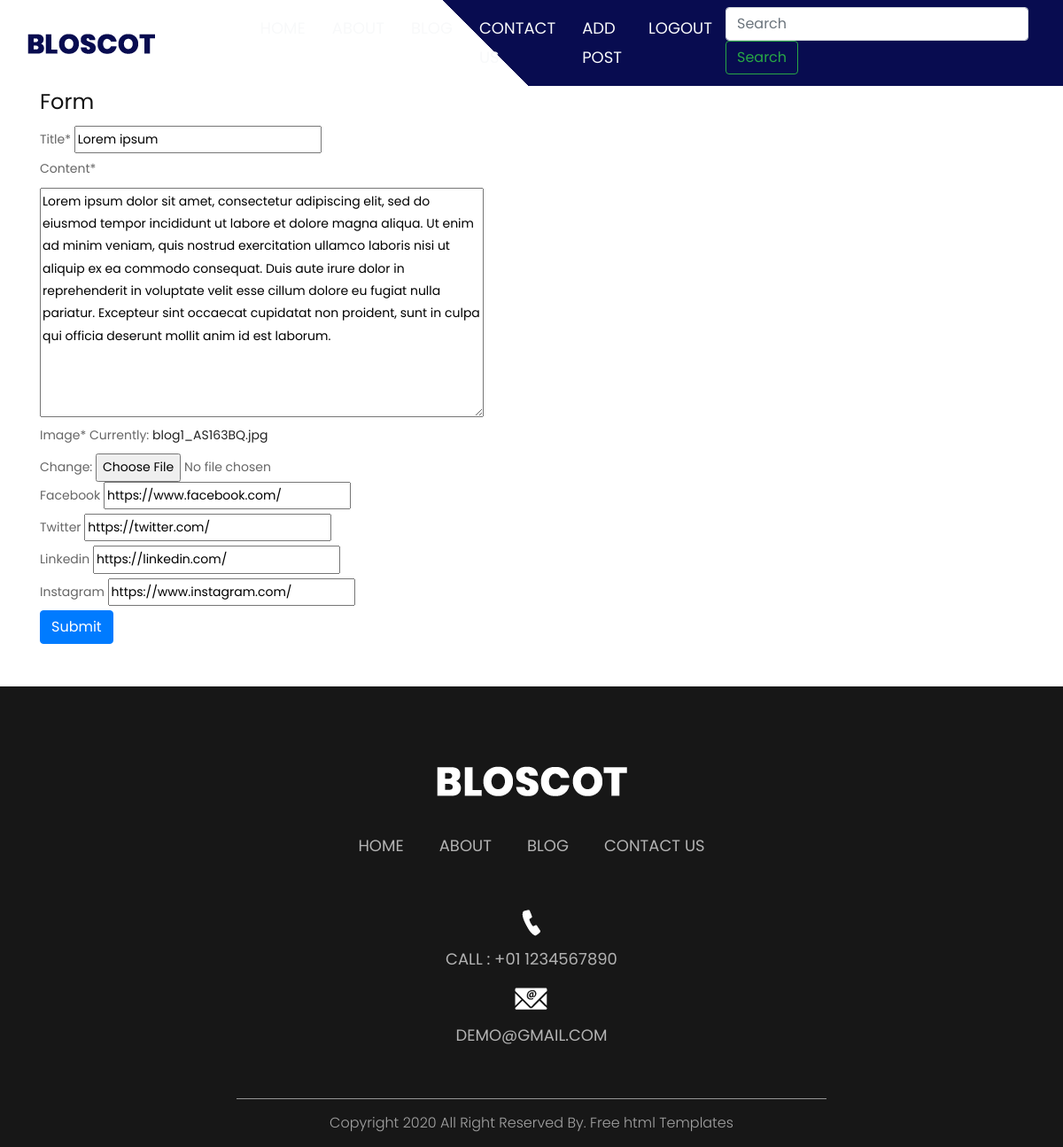
The app's page /post/lorem-ipsum-1/update (signed in) with its own data.
### post/models.py (models this page shows, shortened)
class Post(models.Model):
    title = models.CharField(max_length=100)
    slug = models.SlugField(max_length=110, unique=True, editable=False)
    content = models.TextField()
    publishing_date = models.DateTimeField(auto_now=True)
    image = models.ImageField(blank = False)
    facebook = models.URLField(max_length=100, blank=True)
    twitter = models.URLField(max_length=100, blank=True)
    linkedin = models.URLField(max_length=100, blank=True)
    instagram = models.URLField(max_length=100, blank=True)
    class Meta:
       ordering = ('-publishing_date', 'id')

### post/views.py (the view)
# urls.py: path('<slug:slug>/update', views.post_update, name="post_update"),
def post_update(request, slug):
    if not request.user.is_authenticated:
        return Http404()
    post = get_object_or_404(Post, slug=slug)
    form = PostForm(request.POST or None, request.FILES or None, instance = post)
    if form.is_valid():
        form.save()
        messages.success(request, 'Post was updated successfully')
        return HttpResponseRedirect(post.get_absolute_url())
    context = {
        'form' : form,
    }
    return render(request, 'form.html', context )

### post/forms.py
class PostForm(forms.ModelForm):
    class Meta:
        model = Post
        fields = [
            'title',
            'content',
            'image',
            'facebook',
            'twitter',
            'linkedin',
            'instagram',
        ]

### templates/form.html (shortened to what this page needs)
{% extends 'partials/base.html' %}
{% load crispy_forms_tags %}
{% load static %}
{% block content %}
    <div class="container">
        <div class="row">
            <div class="col-md-6 col-md-offset-3">
                <h1>Form</h1>
                <form method="POST" enctype="multipart/form-data">
                    {{ form|crispy }}
                    <input class ="btn btn-primary" type="submit" value="Submit">
                </form>
            </div>
        </div>
    </div>
{% endblock %}

### static/css/style.css (style rules this page uses)
* { box-sizing: border-box !important; transition: ease all 0.5s; }
html { scroll-behavior: smooth; }
body { color: #666666; font-size: 14px; font-family: Poppins; line-height: 1.80857; font-weight: normal; overflow-x: hidden; }
a { color: #1f1f1f; text-decoration: none !important; outline: none !important; -webkit-transition: all .3s ease-in-out; -moz-transition: all .3s ease-in-out; -ms-transition: all .3s ease-in-out; -o-transition: all .3s ease-in-out; transition: all .3s ease-in-out; }
h1, h2, h3, h4, h5, h6 { letter-spacing: 0; font-weight: normal; position: relative; padding: 0 0 10px 0; font-weight: normal; line-height: normal; color: #111111; margin: 0 }
h1 { font-size: 24px }
*, *::after, *::before { -webkit-box-sizing: border-box; -moz-box-sizing: border-box; box-sizing: border-box; }
a { color: #222222; text-decoration: none; outline: none !important; }
a, .btn { text-decoration: none !important; outline: none !important; -webkit-transition: all .3s ease-in-out; -moz-transition: all .3s ease-in-out; -ms-transition: all .3s ease-in-out; -o-transition: all .3s ease-in-out; transition: all .3s ease-in-out; }

### records on screen
Post: title "Lorem ipsum", content "Lorem ipsum dolor sit amet, consectetur adipiscing elit, sed do eiusmod tempor incididunt ut labore et dolore magna aliqua. Ut enim ad minim veniam, quis nostrud exercitation ullamco laboris nisi ut aliquip ex ea commodo consequat. Duis aute irure dolor in reprehenderit in voluptate velit esse cillum dolore eu fugiat nulla pariatur. Excepteur sint occaecat cupidatat non proident, sunt in culpa qui officia deserunt mollit anim id est laborum.", facebook "https://www.facebook.com/", twitter "https://twitter.com/", linkedin "https://linkedin.com/", instagram "https://www.instagram.com/"
